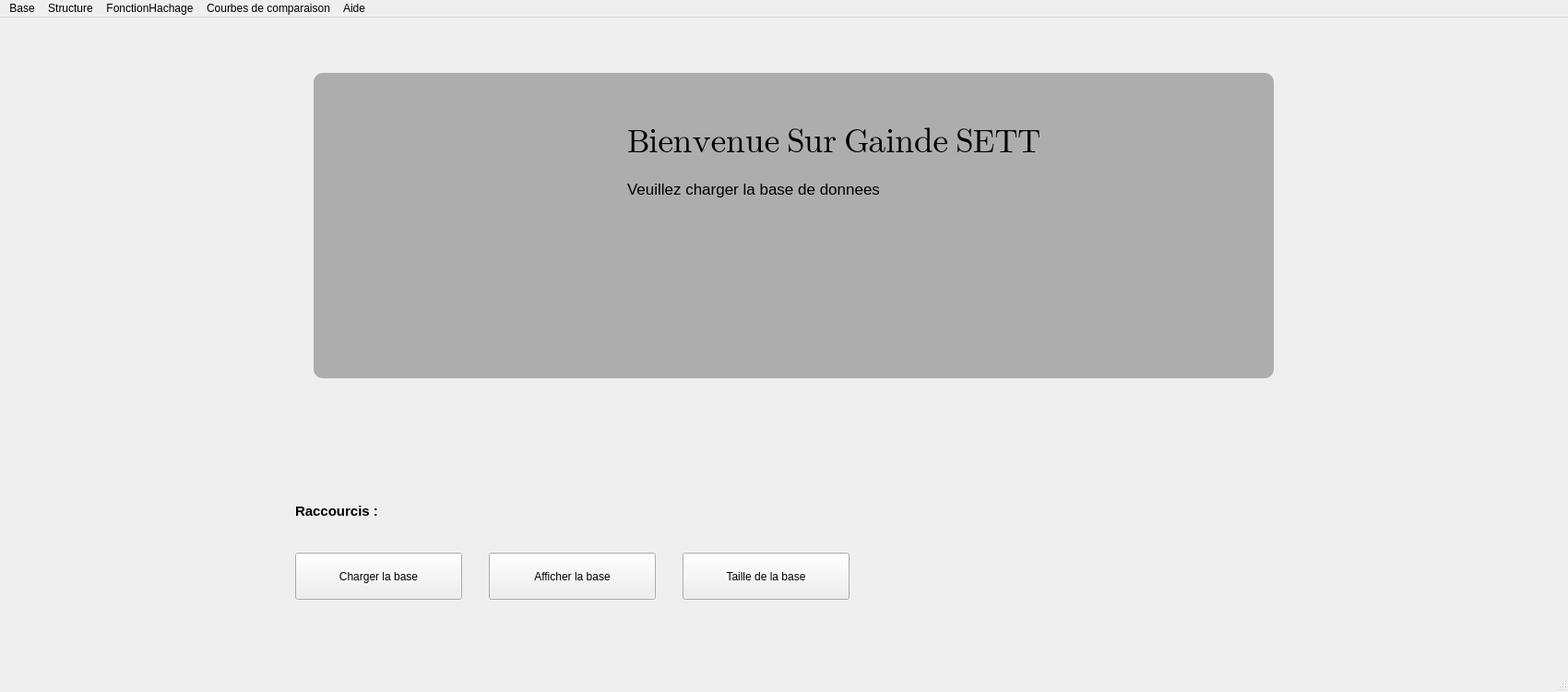
<?xml version="1.0" encoding="UTF-8"?>
<ui version="4.0">
 <class>MainWindow</class>
 <widget class="QMainWindow" name="MainWindow">
  <property name="geometry">
   <rect>
    <x>0</x>
    <y>0</y>
    <width>1700</width>
    <height>750</height>
   </rect>
  </property>
  <property name="minimumSize">
   <size>
    <width>1276</width>
    <height>614</height>
   </size>
  </property>
  <property name="maximumSize">
   <size>
    <width>2000</width>
    <height>1000</height>
   </size>
  </property>
  <property name="windowTitle">
   <string>Gainde Sett</string>
  </property>
  <property name="windowIcon">
   <iconset resource="imgs.qrc">
    <normaloff>:/imgs/images/gainde-blanc.png</normaloff>:/imgs/images/gainde-blanc.png</iconset>
  </property>
  <widget class="QWidget" name="centralwidget">
   <property name="styleSheet">
    <string notr="true"/>
   </property>
   <widget class="QPushButton" name="pushButton">
    <property name="geometry">
     <rect>
      <x>320</x>
      <y>580</y>
      <width>181</width>
      <height>51</height>
     </rect>
    </property>
    <property name="text">
     <string>Charger la base</string>
    </property>
   </widget>
   <widget class="QPushButton" name="pushButton_2">
    <property name="geometry">
     <rect>
      <x>530</x>
      <y>580</y>
      <width>181</width>
      <height>51</height>
     </rect>
    </property>
    <property name="text">
     <string>Afficher la base</string>
    </property>
   </widget>
   <widget class="QPushButton" name="pushButton_3">
    <property name="geometry">
     <rect>
      <x>740</x>
      <y>580</y>
      <width>181</width>
      <height>51</height>
     </rect>
    </property>
    <property name="text">
     <string>Taille de la base</string>
    </property>
   </widget>
   <widget class="QLabel" name="label">
    <property name="geometry">
     <rect>
      <x>320</x>
      <y>519</y>
      <width>121</width>
      <height>31</height>
     </rect>
    </property>
    <property name="font">
     <font>
      <pointsize>11</pointsize>
      <weight>75</weight>
      <bold>true</bold>
     </font>
    </property>
    <property name="text">
     <string>Raccourcis :</string>
    </property>
   </widget>
   <widget class="QLabel" name="label_5">
    <property name="geometry">
     <rect>
      <x>340</x>
      <y>60</y>
      <width>1041</width>
      <height>331</height>
     </rect>
    </property>
    <property name="styleSheet">
     <string notr="true">background-color: rgb(173, 173, 173);
border-radius:10;</string>
    </property>
    <property name="text">
     <string/>
    </property>
   </widget>
   <widget class="QLabel" name="label_6">
    <property name="geometry">
     <rect>
      <x>392</x>
      <y>69</y>
      <width>281</width>
      <height>261</height>
     </rect>
    </property>
    <property name="styleSheet">
     <string notr="true">image: url(:/imgs/images/gainde.png);</string>
    </property>
    <property name="text">
     <string/>
    </property>
   </widget>
   <widget class="QLabel" name="label_7">
    <property name="geometry">
     <rect>
      <x>680</x>
      <y>160</y>
      <width>391</width>
      <height>51</height>
     </rect>
    </property>
    <property name="font">
     <font>
      <pointsize>13</pointsize>
     </font>
    </property>
    <property name="text">
     <string>Veuillez charger la base de donnees</string>
    </property>
   </widget>
   <widget class="QLabel" name="label_8">
    <property name="geometry">
     <rect>
      <x>680</x>
      <y>110</y>
      <width>721</width>
      <height>51</height>
     </rect>
    </property>
    <property name="font">
     <font>
      <family>Segoe UI Emoji</family>
      <pointsize>27</pointsize>
      <weight>50</weight>
      <italic>false</italic>
      <bold>false</bold>
      <underline>false</underline>
     </font>
    </property>
    <property name="text">
     <string>Bienvenue Sur Gainde SETT</string>
    </property>
   </widget>
  </widget>
  <widget class="QMenuBar" name="menubar">
   <property name="geometry">
    <rect>
     <x>0</x>
     <y>0</y>
     <width>1700</width>
     <height>26</height>
    </rect>
   </property>
   <widget class="QMenu" name="menuBase">
    <property name="title">
     <string>Base</string>
    </property>
    <addaction name="actionCharger"/>
    <addaction name="actionCharger_2"/>
    <addaction name="actionTaille"/>
    <addaction name="actionSauvegarder"/>
    <addaction name="separator"/>
    <addaction name="separator"/>
    <addaction name="actionQuitter"/>
   </widget>
   <widget class="QMenu" name="menuStructure">
    <property name="title">
     <string>Structure</string>
    </property>
    <addaction name="actionRechercher"/>
    <addaction name="actionnserer"/>
    <addaction name="actionSupprimer"/>
    <addaction name="separator"/>
    <addaction name="actionNombre_de_lignes"/>
   </widget>
   <widget class="QMenu" name="menuFonctionHachage">
    <property name="title">
     <string>FonctionHachage</string>
    </property>
    <addaction name="actionf1"/>
    <addaction name="actionf2"/>
    <addaction name="actionf3"/>
    <addaction name="separator"/>
    <addaction name="actionSansHach"/>
   </widget>
   <widget class="QMenu" name="menuCourbes_de_comparaison">
    <property name="title">
     <string>Courbes de comparaison</string>
    </property>
    <addaction name="SommeAsciiSanshachage"/>
    <addaction name="djb2Hash_Sanshachage"/>
    <addaction name="bernstein_Sanshachage"/>
    <addaction name="SommeAscii_djb2Hash"/>
    <addaction name="SommeAscii_bernstein"/>
    <addaction name="djb2Hash_bernstein"/>
   </widget>
   <widget class="QMenu" name="menuAide">
    <property name="title">
     <string>Aide</string>
    </property>
    <addaction name="actionHachage_Actuelle"/>
   </widget>
   <addaction name="menuBase"/>
   <addaction name="menuStructure"/>
   <addaction name="menuFonctionHachage"/>
   <addaction name="menuCourbes_de_comparaison"/>
   <addaction name="menuAide"/>
  </widget>
  <widget class="QStatusBar" name="statusbar"/>
  <action name="actionCharger">
   <property name="icon">
    <iconset theme="zoom-in">
     <normaloff/>
    </iconset>
   </property>
   <property name="text">
    <string>Charger</string>
   </property>
  </action>
  <action name="actionCharger_2">
   <property name="text">
    <string>Afficher</string>
   </property>
  </action>
  <action name="actionTaille">
   <property name="text">
    <string>Taille</string>
   </property>
  </action>
  <action name="actionSauvegarder">
   <property name="text">
    <string>Sauvegarder</string>
   </property>
  </action>
  <action name="actionQuitter">
   <property name="text">
    <string>Quitter</string>
   </property>
  </action>
  <action name="actionRechercher">
   <property name="text">
    <string>Rechercher</string>
   </property>
  </action>
  <action name="actionnserer">
   <property name="text">
    <string>Insérer</string>
   </property>
  </action>
  <action name="actionSupprimer">
   <property name="text">
    <string>Supprimer</string>
   </property>
  </action>
  <action name="actionf1">
   <property name="text">
    <string>fonctionHachageSommeASCII</string>
   </property>
  </action>
  <action name="actionf2">
   <property name="text">
    <string>fonctionHachagedjb2Hash</string>
   </property>
  </action>
  <action name="actionf3">
   <property name="text">
    <string>bernstein</string>
   </property>
  </action>
  <action name="actionSansHach">
   <property name="text">
    <string>SansHach</string>
   </property>
  </action>
  <action name="SommeAsciiSanshachage">
   <property name="text">
    <string>SommeAscii/Sans hachage</string>
   </property>
  </action>
  <action name="djb2Hash_Sanshachage">
   <property name="text">
    <string>djb2Hash/Sans hachage</string>
   </property>
  </action>
  <action name="bernstein_Sanshachage">
   <property name="text">
    <string>bernstein/Sans hachage</string>
   </property>
  </action>
  <action name="SommeAscii_djb2Hash">
   <property name="text">
    <string>SommeAscii/djb2Hash</string>
   </property>
  </action>
  <action name="SommeAscii_bernstein">
   <property name="text">
    <string>SommeAscii/bernstein</string>
   </property>
  </action>
  <action name="djb2Hash_bernstein">
   <property name="text">
    <string>djb2Hash/bernstein</string>
   </property>
  </action>
  <action name="actionNombre_de_lignes">
   <property name="text">
    <string>Nombre de lignes</string>
   </property>
  </action>
  <action name="actionHachage_Actuelle">
   <property name="text">
    <string>Hachage Actuelle</string>
   </property>
  </action>
 </widget>
 <resources>
  <include location="imgs.qrc"/>
 </resources>
 <connections/>
</ui>
